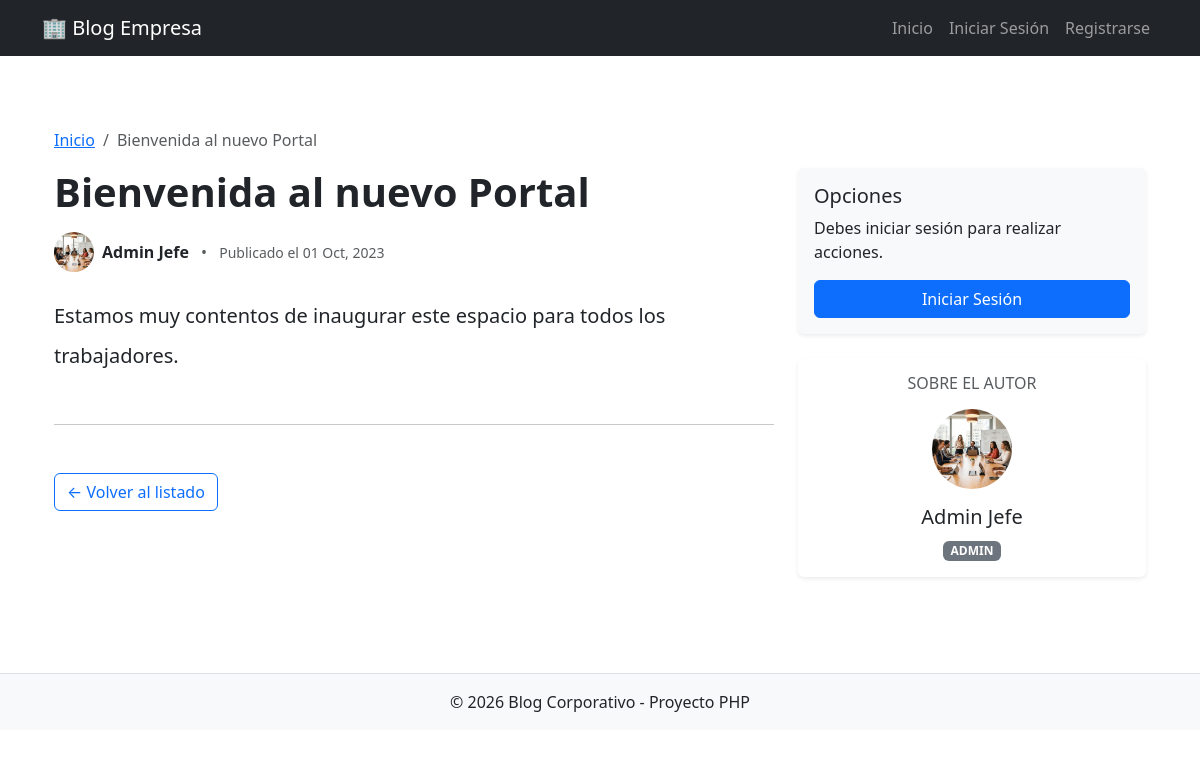
The page /post.php?id=1 on the database its author committed.
### tables this page shows
CREATE TABLE posts (
    id INT AUTO_INCREMENT PRIMARY KEY,
    titulo VARCHAR(200) NOT NULL,
    contenido TEXT NOT NULL,
    imagen VARCHAR(255) DEFAULT 'default.png',  
    fecha_publicacion DATETIME DEFAULT CURRENT_TIMESTAMP,
    autor_id INT,
    FOREIGN KEY (autor_id) REFERENCES usuarios(id) ON DELETE CASCADE
);

CREATE TABLE usuarios (
    id INT AUTO_INCREMENT PRIMARY KEY,
    nombre VARCHAR(100) NOT NULL,
    email VARCHAR(100) NOT NULL UNIQUE,
    password VARCHAR(255) NOT NULL,
    rol ENUM('admin', 'empleado') DEFAULT 'empleado',
    cargo VARCHAR(100) DEFAULT 'Nuevo empleado',
    avatar VARCHAR(255) DEFAULT 'default.png',  
    fecha_registro DATETIME DEFAULT CURRENT_TIMESTAMP
);

### post.php (the view, shortened to what this page needs)
<?php
require_once 'includes/conexion.php';
$id_post = $_GET['id'];
$sql = "SELECT p.*, u.nombre AS autor_nombre, u.avatar AS autor_avatar, u.rol AS autor_rol
        FROM posts p
        INNER JOIN usuarios u ON p.autor_id = u.id
        WHERE p.id = ?";
$stmt = mysqli_prepare($conn, $sql);
mysqli_stmt_bind_param($stmt, "i", $id_post);
mysqli_stmt_execute($stmt);
$resultado = mysqli_stmt_get_result($stmt);
$post = mysqli_fetch_assoc($resultado);
include 'includes/header.php';
?>
<div class="container py-5">
    <nav aria-label="breadcrumb">
        <ol class="breadcrumb">
            <li class="breadcrumb-item"><a href="index.php">Inicio</a></li>
            <li class="breadcrumb-item active" aria-current="page"><?php echo htmlspecialchars($post['titulo']); ?></li>
        </ol>
    </nav>
    <div class="row">
        <div class="col-lg-8">
            <h1 class="fw-bold mb-3"><?php echo htmlspecialchars($post['titulo']); ?></h1>
            <div class="d-flex align-items-center mb-4 text-muted">
                <img src="assets/img/avatars/<?php echo !empty($post['autor_avatar']) ? $post['autor_avatar'] : 'default.png'; ?>"
                     alt="Avatar" class="rounded-circle me-2" width="40" height="40" style="object-fit:cover;">
                <div>
                    <span class="fw-bold text-dark"><?php echo htmlspecialchars($post['autor_nombre']); ?></span>
                    <span class="mx-2">•</span>
                    <small>Publicado el <?php echo date("d M, Y", strtotime($post['fecha_publicacion'])); ?></small>
                </div>
            </div>
            <div class="post-content fs-5 lh-lg text-break">
                <?php
                    echo nl2br(htmlspecialchars($post['contenido']));
                ?>
            </div>
            <hr class="my-5">
            <a href="index.php" class="btn btn-outline-primary">&larr; Volver al listado</a>
        </div>
        <div class="col-lg-4 mt-4 mt-lg-0">
            <div class="card shadow-sm border-0 bg-light">
                <div class="card-body">
                    <h5 class="card-title">Opciones</h5>
                    <?php if (isset($_SESSION['usuario_id'])): ?>
                        <?php
                        $es_autor = ($_SESSION['usuario_id'] == $post['autor_id']);
                        $es_admin = ($_SESSION['rol'] == 'admin');
                        if ($es_autor || $es_admin):
                        ?>
                            <div class="d-grid gap-2">
                                <a href="editar_post.php?id=<?php echo $post['id']; ?>" class="btn btn-warning">
                                    ✏️ Editar Publicación
                                </a>
                                <a href="borrar_post.php?id=<?php echo $post['id']; ?>"
                                   class="btn btn-danger"
                                   onclick="return confirm('ATENCIÓN: ¿Estás seguro de eliminar este artículo permanentemente?');">
                                    🗑️ Eliminar Publicación
                                </a>
                            </div>
                            <p class="text-muted small mt-3 text-center">
                                * Tienes permisos de gestión sobre este contenido.
                            </p>
                        <?php else: ?>
                            <p class="text-muted">No tienes permisos para editar este artículo.</p>
                        <?php endif; ?>
                    <?php else: ?>
                        <p>Debes iniciar sesión para realizar acciones.</p>
                        <a href="login.php" class="btn btn-primary w-100">Iniciar Sesión</a>
                    <?php endif; ?>
                </div>
            </div>
            <div class="card shadow-sm border-0 mt-4">
                <div class="card-body text-center">
                    <h6 class="text-uppercase text-muted mb-3">Sobre el Autor</h6>
                    <img src="assets/img/avatars/<?php echo !empty($post['autor_avatar']) ? $post['autor_avatar'] : 'default.png'; ?>"
                         class="rounded-circle mb-3" width="80" height="80" style="object-fit:cover;">
                    <h5 class="card-title"><?php echo htmlspecialchars($post['autor_nombre']); ?></h5>
                    <span class="badge bg-secondary"><?php echo strtoupper($post['autor_rol']); ?></span>
                </div>
            </div>
        </div>
    </div>
</div>
<?php include 'includes/footer.php'; ?>

### rows shown on the page
posts: titulo "Bienvenida al nuevo Portal", autor.avatar (placeholder picture), autor.nombre "Admin Jefe", fecha_publicacion "01 Oct, 2023", contenido "Estamos muy contentos de inaugurar este espacio para todos los trabajadores.", autor.rol "ADMIN"
